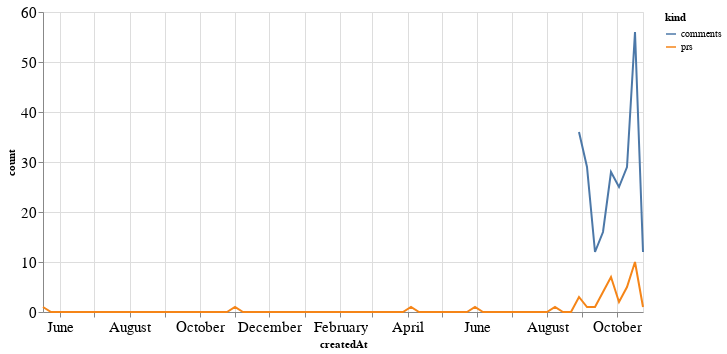

The cell this chart's notebook holds for it:
### Code cell
alt.Chart(total_time, width=600).mark_line().encode(
    x='createdAt',
    y='count',
    color='kind'
)

### Figure 1 — Vega-Lite specification as saved in the notebook (floating-point values rounded to 4 significant figures; data arrays with more than 128 entries replaced by an {"elided": "..."} marker saying what was removed)
{"config": {"axisLeft": {"labelFontSize": 15}, "axisBottom": {"labelFontSize": 15}}, "data": {"name": "data-332eae50e09cd12808c7b3686935bc2d"}, "mark": "line", "encoding": {"color": {"type": "nominal", "field": "kind"}, "x": {"type": "temporal", "field": "createdAt"}, "y": {"type": "quantitative", "field": "count"}}, "width": 600, "$schema": "https://vega.github.io/schema/vega-lite/v4.8.1.json", "datasets": {"data-332eae50e09cd12808c7b3686935bc2d": {"elided": "152 records"}}}
